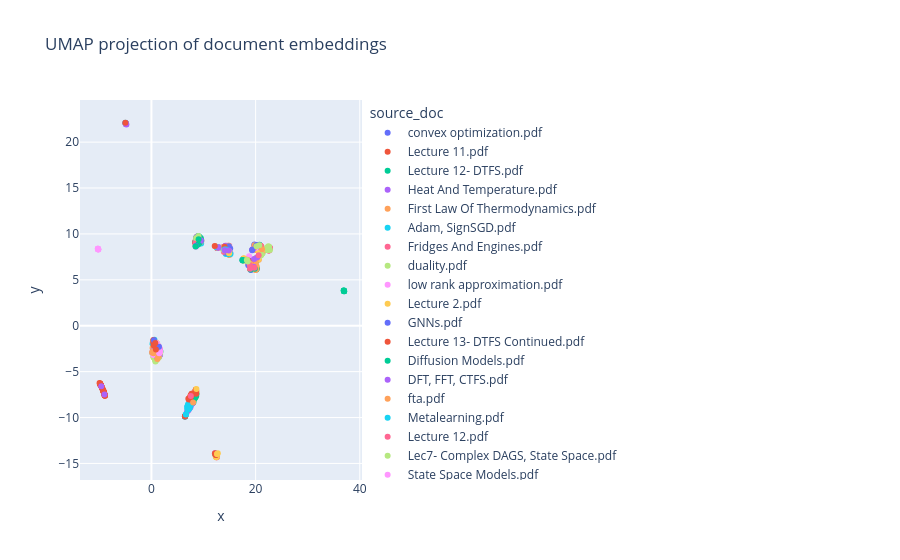

Notebook source saved alongside this figure:
### Code cell
plot_embeddings(reduced_embeddings_2d, manifest_path)
